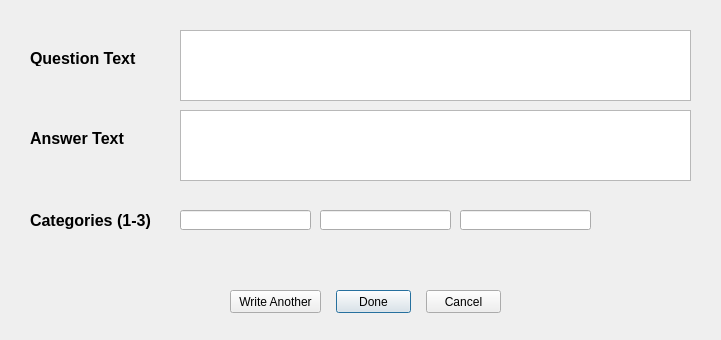
<?xml version="1.0" encoding="UTF-8"?>
<ui version="4.0">
 <class>Dialog</class>
 <widget class="QDialog" name="Dialog">
  <property name="windowModality">
   <enum>Qt::ApplicationModal</enum>
  </property>
  <property name="geometry">
   <rect>
    <x>0</x>
    <y>0</y>
    <width>721</width>
    <height>340</height>
   </rect>
  </property>
  <property name="windowTitle">
   <string>Dialog</string>
  </property>
  <widget class="QTextEdit" name="questionText">
   <property name="geometry">
    <rect>
     <x>180</x>
     <y>30</y>
     <width>511</width>
     <height>71</height>
    </rect>
   </property>
  </widget>
  <widget class="QLabel" name="label">
   <property name="geometry">
    <rect>
     <x>30</x>
     <y>50</y>
     <width>121</width>
     <height>16</height>
    </rect>
   </property>
   <property name="font">
    <font>
     <pointsize>12</pointsize>
     <weight>75</weight>
     <bold>true</bold>
    </font>
   </property>
   <property name="text">
    <string>Question Text</string>
   </property>
  </widget>
  <widget class="QLabel" name="label_2">
   <property name="geometry">
    <rect>
     <x>30</x>
     <y>130</y>
     <width>121</width>
     <height>16</height>
    </rect>
   </property>
   <property name="font">
    <font>
     <pointsize>12</pointsize>
     <weight>75</weight>
     <bold>true</bold>
    </font>
   </property>
   <property name="text">
    <string>Answer Text</string>
   </property>
  </widget>
  <widget class="QTextEdit" name="answerText">
   <property name="geometry">
    <rect>
     <x>180</x>
     <y>110</y>
     <width>511</width>
     <height>71</height>
    </rect>
   </property>
  </widget>
  <widget class="QLabel" name="label_3">
   <property name="geometry">
    <rect>
     <x>30</x>
     <y>210</y>
     <width>141</width>
     <height>21</height>
    </rect>
   </property>
   <property name="font">
    <font>
     <pointsize>12</pointsize>
     <weight>75</weight>
     <bold>true</bold>
    </font>
   </property>
   <property name="text">
    <string>Categories (1-3)</string>
   </property>
  </widget>
  <widget class="QLineEdit" name="category1">
   <property name="geometry">
    <rect>
     <x>180</x>
     <y>210</y>
     <width>131</width>
     <height>20</height>
    </rect>
   </property>
  </widget>
  <widget class="QLineEdit" name="category2">
   <property name="geometry">
    <rect>
     <x>320</x>
     <y>210</y>
     <width>131</width>
     <height>20</height>
    </rect>
   </property>
  </widget>
  <widget class="QLineEdit" name="category3">
   <property name="geometry">
    <rect>
     <x>460</x>
     <y>210</y>
     <width>131</width>
     <height>20</height>
    </rect>
   </property>
  </widget>
  <widget class="QPushButton" name="doneButton">
   <property name="geometry">
    <rect>
     <x>336</x>
     <y>290</y>
     <width>75</width>
     <height>23</height>
    </rect>
   </property>
   <property name="text">
    <string>Done</string>
   </property>
  </widget>
  <widget class="QPushButton" name="cancelButton">
   <property name="geometry">
    <rect>
     <x>426</x>
     <y>290</y>
     <width>75</width>
     <height>23</height>
    </rect>
   </property>
   <property name="text">
    <string>Cancel</string>
   </property>
  </widget>
  <widget class="QPushButton" name="anotherButton">
   <property name="geometry">
    <rect>
     <x>230</x>
     <y>290</y>
     <width>91</width>
     <height>23</height>
    </rect>
   </property>
   <property name="text">
    <string>Write Another</string>
   </property>
  </widget>
  <widget class="QLabel" name="messageLabel">
   <property name="geometry">
    <rect>
     <x>80</x>
     <y>250</y>
     <width>561</width>
     <height>21</height>
    </rect>
   </property>
   <property name="text">
    <string/>
   </property>
  </widget>
 </widget>
 <resources/>
 <connections/>
</ui>
